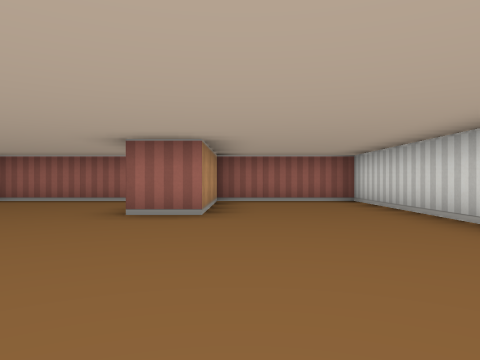
view 1 (above)

16 first-person views from a walk through a cub3D ray-caster map. The camera is about half as high as the walls, looks level and sees 70° across. The floor is counted in squares. Each view is taken from the middle of a square. On the plan, view 1 faces up. The plan holds only what a view shows up to about 9 squares ahead; the rest is blank.

view 2
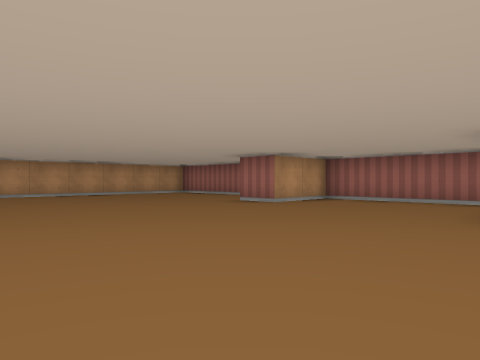

view 3
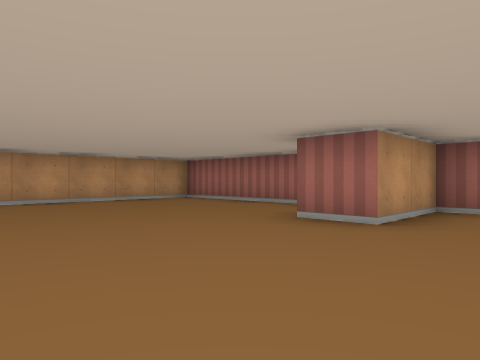

view 4
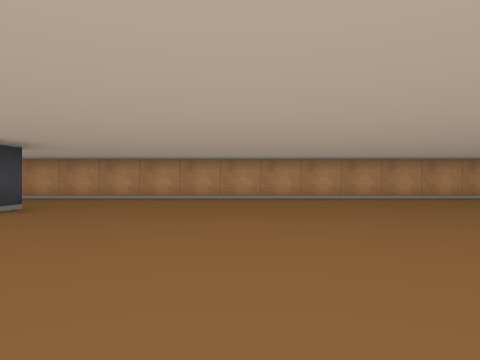

view 5
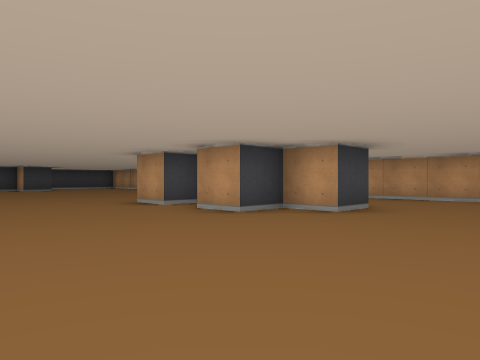

view 6
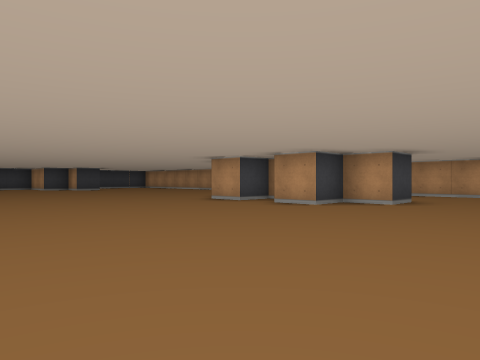

view 7
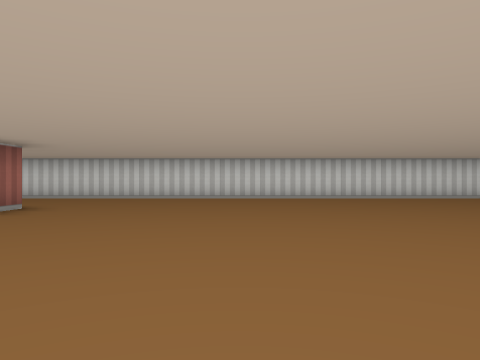

view 8
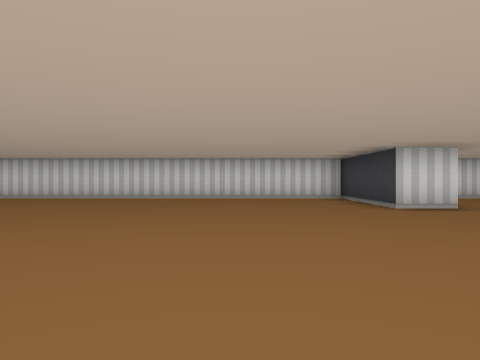

view 9
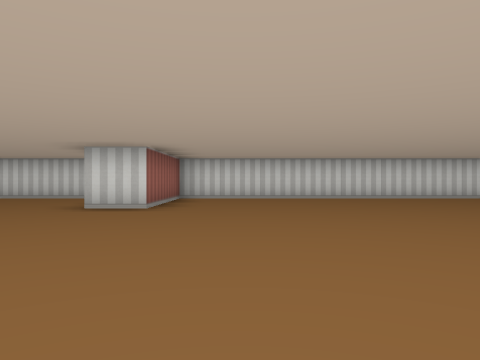

view 10
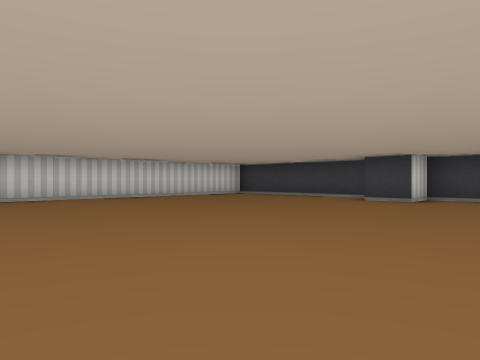

view 11
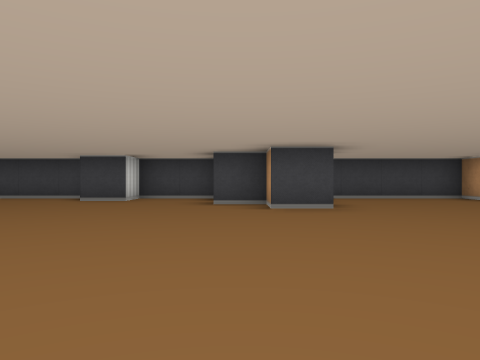

view 12
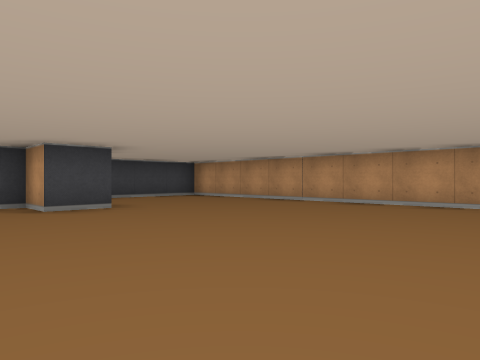

view 13
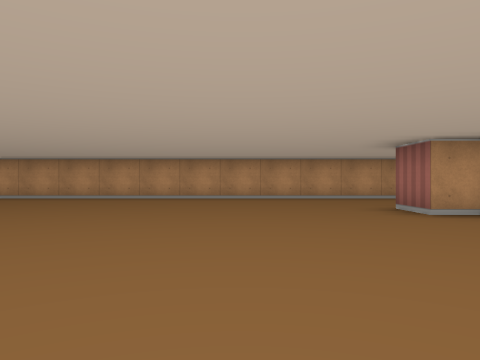

view 14
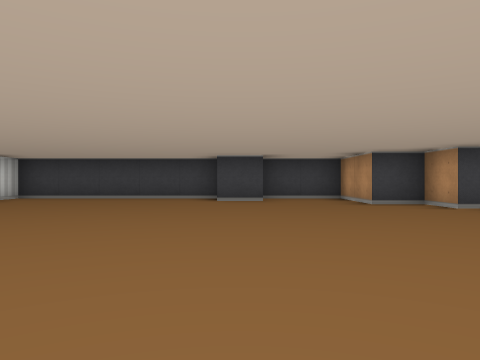

view 15
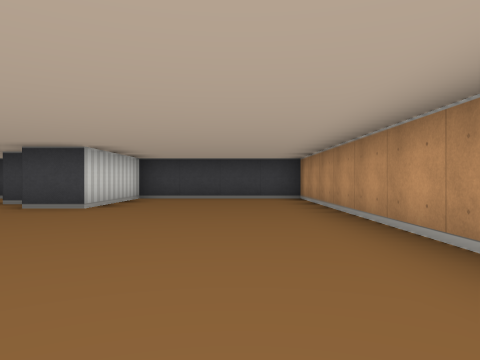

view 16
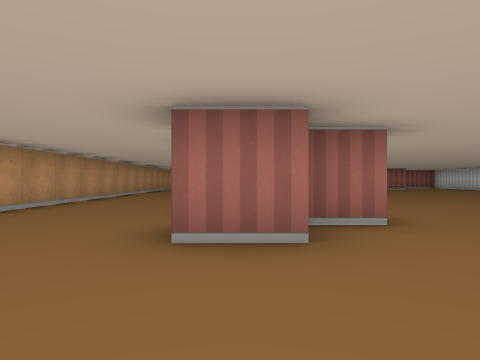

### Floor plan
Points are (right, up) in squares from view 1. A wall is a line through its corners. A room is listed if a view was taken in it or the views show most of it. See-through windows are left out.
Room 1 (views 1, 2, 3, 4, 5, 6, 7, 8, 9, 10, 11, 12, 13, 14, 15, 16)
walls: (-7.5, -6.5) (-6.5, -6.5) (-6.5, -7.5) (-7.4, -7.5); (-7.5, -7.8) (-7.5, -8.5) (-8.5, -8.5); (-8.5, -3.5) (-7.5, -3.5) (-7.5, -4.5) (-6.5, -4.5) (-6.5, -5.5); (2.5, -17) (2.5, -9.5) (-0.5, -9.5) (-0.5, -8.5) (2.5, -8.5) (2.5, 7.5) (-0.5, 7.5); (-2.5, -19.5) (2.5, -19.5) (2.5, -18.8); (-2.2, 7.5) (-5.5, 7.5) (-5.5, 5.5) (-6.5, 5.5); (-0.5, 7.2) (-0.5, 4.5) (-1.5, 4.5); (-7.9, 7.5) (-11.2, 7.5); (-11.5, 7.2) (-11.5, -19.5) (-7.5, -19.5) (-7.5, -16.5) (-6.5, -16.5) (-6.5, -17.5) (-5.5, -17.5) (-5.5, -19.5) (-3.5, -19.5) (-3.5, -18.5) (-2.5, -18.5)

Where each view was taken, in squares from view 1:
view 1: 0 up, 0 right, facing up
view 2: 0 up, 1 left, facing up-left
view 3: 2 up, 4 left, facing up-left
view 4: 0 up, 3 left, facing left
view 5: 1 down, 3 left, facing down-left
view 6: 1 down, 1 left, facing down-left
view 7: 1 up, 6 left, facing right
view 8: 6 down, 6 left, facing right
view 9: 11 down, 6 left, facing right
view 10: 11 down, 6 left, facing down-right
view 11: 11 down, 6 left, facing down
view 12: 11 down, 5 left, facing down-left
view 13: 11 down, 3 left, facing left
view 14: 11 down, 3 left, facing down
view 15: 11 down, 10 left, facing down
view 16: 11 down, 8 left, facing up
